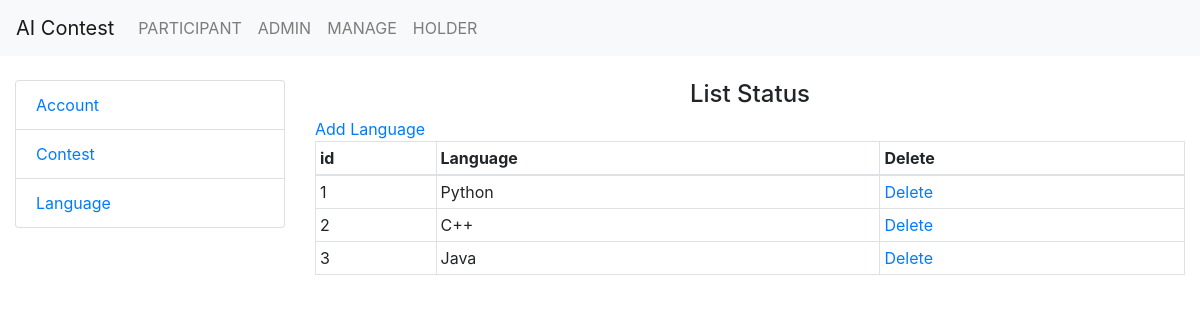
/language/list-language (signed in), run on the app's committed database.
### ContestAdmin/models.py (models this page shows)
class Language(models.Model):
    Language = models.CharField(max_length=100)

### ContestAdmin/views.py (the view)
# urls.py: path('language/list-language',  views.listLanguage, name='listLanguage'),
def listLanguage(request):
    if request.user.is_superuser:
        llanguage = Language.objects.all()
        context = {
            'llanguage': llanguage
        }
        return render(request, 'language/list.html', context=context)
    else:
        return redirect('login')

### ContestAdmin/templates/language/list.html (shortened to what this page needs)
{% extends 'base/base.html' %} {% block content %}
<h4 class="text-center">List Status</h4>
<a href="{% url 'addLanguage' %}">Add Language</a>
<table class="table table-bordered">
  <thead>
    <tr>
      <th scope="col">id</th>
      <th scope="col">Language</th>
      <th scope="col">Delete</th>
    </tr>
  </thead>
  <tbody>
    {% for s in llanguage %}
    <tr>
      <td>{{s.pk}}</td>
      <td>{{s.Language}}</td>
      <td>
        <a
          href="{% url 'deleteLanguage' pk=s.pk %}"
          class=""
          id="{{s.pk}}"
          onclick="return confirm('Are you sure you want to delete?');"
          >Delete</a
        >
      </td>
    </tr>
    {% endfor %}
  </tbody>
</table>
{% endblock content %}

### ContestAdmin/templates/language/list.html (style rules this page uses)
.table td, .table th { padding: 0.25rem; }

### data on the page
Language: pk "1", Language "Python"
Language: pk "2", Language "C++"
Language: pk "3", Language "Java"
